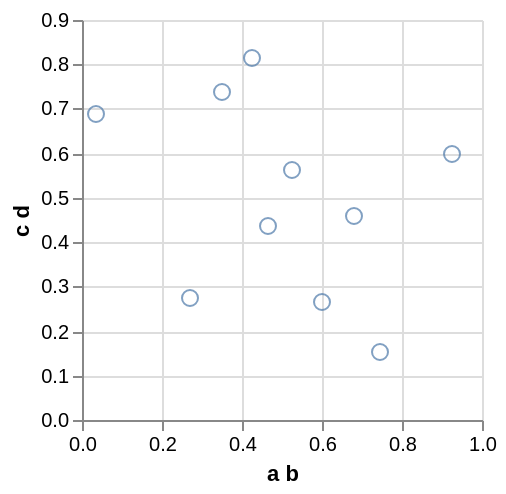

Write the Vega-Lite specification saved for this chart.
### Vega specification from a JSON file in a GitHub repository (floating-point values rounded to 4 significant figures)
{"$schema": "http://vega.github.io/schema/vega/v3.0.json", "autosize": "pad", "padding": 5, "encode": {"update": {"fill": {"value": "transparent"}}}, "data": [{"name": "source_0", "values": [{"a b": 0.9229, "c d": 0.5983}, {"a b": 0.682, "c d": 0.46}, {"a b": 0.03553, "c d": 0.6864}, {"a b": 0.3491, "c d": 0.7368}, {"a b": 0.4248, "c d": 0.813}, {"a b": 0.5239, "c d": 0.5616}, {"a b": 0.4668, "c d": 0.4366}, {"a b": 0.2692, "c d": 0.2747}, {"a b": 0.601, "c d": 0.2649}, {"a b": 0.7458, "c d": 0.1544}]}, {"name": "data_0", "source": "source_0", "transform": [{"type": "formula", "expr": "toNumber(datum[\"a b\"])", "as": "a b"}, {"type": "formula", "expr": "toNumber(datum[\"c d\"])", "as": "c d"}, {"type": "filter", "expr": "datum[\"a b\"] !== null && !isNaN(datum[\"a b\"]) && datum[\"c d\"] !== null && !isNaN(datum[\"c d\"])"}]}], "signals": [{"name": "width", "update": "200"}, {"name": "height", "update": "200"}], "marks": [{"name": "marks", "type": "symbol", "role": "point", "from": {"data": "data_0"}, "encode": {"update": {"x": {"scale": "x", "field": "a b"}, "y": {"scale": "y", "field": "c d"}, "stroke": {"value": "#4c78a8"}, "fill": {"value": "transparent"}, "opacity": {"value": 0.7}}}}], "scales": [{"name": "x", "type": "linear", "domain": {"data": "data_0", "field": "a b"}, "range": [0, 200], "round": true, "nice": true, "zero": true}, {"name": "y", "type": "linear", "domain": {"data": "data_0", "field": "c d"}, "range": [200, 0], "round": true, "nice": true, "zero": true}], "axes": [{"scale": "x", "labelOverlap": true, "orient": "bottom", "tickCount": 5, "title": "a b", "zindex": 1}, {"scale": "x", "domain": false, "grid": true, "labels": false, "orient": "bottom", "tickCount": 5, "ticks": false, "zindex": 0, "gridScale": "y"}, {"scale": "y", "orient": "left", "title": "c d", "zindex": 1}, {"scale": "y", "domain": false, "grid": true, "labels": false, "orient": "left", "ticks": false, "zindex": 0, "gridScale": "x"}]}
